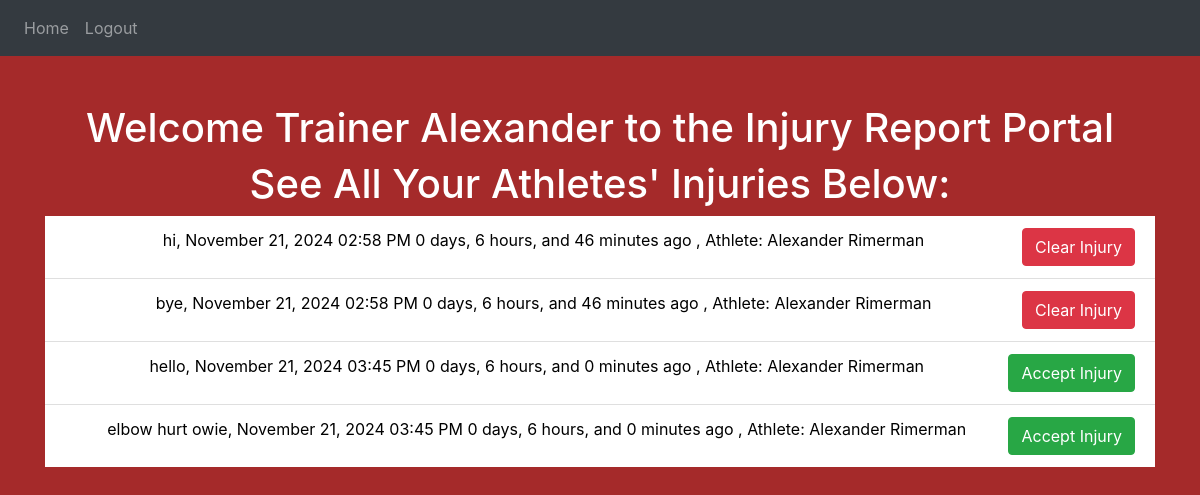
Page /trainerHome (signed in) on the committed database.
### website/models.py (models this page shows)
class User(db.Model, UserMixin): #defines layout for objects
    id = db.Column(db.Integer, primary_key=True) #unique identifier that represents object
    email = db.Column(db.String(150), unique=True) #says no user can have the same email as another user
    password = db.Column(db.String(150))
    first_name = db.Column(db.String(150))
    last_name = db.Column(db.String(150))
    role = db.Column(db.String(150))
    notes = db.relationship('Note')

class Note(db.Model): #defines layout for objects
    id = db.Column(db.Integer, primary_key=True) #unique identifier that represents object
    data = db.Column(db.String(10000)) #the note itself
    date = db.Column(db.DateTime(timezone=True), default=func.now()) #date and time of note
    user_id = db.Column(db.Integer, db.ForeignKey('user.id')) #references an ID to a column of a different database
    trainer_assigned = db.Column(db.String(10000), default="none") # the trainer assigned to this injury
    status = db.Column(db.String(10000), default="waiting") # accepted, waiting, or cleared

### website/views.py (the view)
@views.route('/trainerHome', methods=['GET', 'POST']) # defines url to where this next function takes us (function runs when we go to this url)
@login_required
def trainerHome():
    notes = Note.query.all()
    users = User.query.all()
    user_dict = {user.id: user.first_name + " " + user.last_name for user in users}
    est = pytz.timezone('US/Eastern')
    current_time = datetime.now()
    current_time = pytz.utc.localize(current_time)
    time_plus_5_hours = timedelta(hours=5)
    notes_with_diff = {}
    for note in notes:
        if note.date.tzinfo is None:
            note.date = pytz.utc.localize(note.date)
        note.date = note.date.astimezone(est)
        time_diff = current_time - note.date + time_plus_5_hours
        days = time_diff.days
        hours = time_diff.seconds // 3600
        minutes = (time_diff.seconds % 3600) // 60
        notes_with_diff[note] = [days, hours, minutes]
    return render_template("trainerHome.html", user=current_user, notes=notes, diffs=notes_with_diff, user_dict = user_dict) #renders the html inside of trainerHome.html

### website/templates/trainerHome.html (shortened to what this page needs)
{% extends "base.html" %} {% block title %}Trainer Home{% endblock%} {% block
content %}
<br />
<br />
<div style="text-align: center">
  <h1>Welcome Trainer {{ user.first_name }} to the Injury Report Portal</h1>
</div>
<div style="text-align: center">
  <h1>See All Your Athletes' Injuries Below:</h1>
  <ul class="list-group list-group-flush" id="notes">
    {% for note in notes %}
    <li class="list-group-item" style="color: black">
      {{ note.data }}, {{ note.date.strftime("%B %d, %Y %I:%M %p") }} {{
      diffs[note][0] }} days, {{ diffs[note][1] }} hours, and {{ diffs[note][2]
      }} minutes ago , Athlete: {{ user_dict[note.user_id]}}
      {% if (note.status == "waiting") %}
        <button
          type="button"
          class="btn btn-success"
          style="float: right;"
          onClick="trainerAccept('{{ note.id }}')">
          <span aria-hidden="true" color="green">Accept Injury</span>
        </button>
      {% else %}
        <button
          type="button"
          class="btn btn-danger"
          style="float: right;"
          onClick="deleteNote('{{ note.id }}', '{{ user.role }}')">
          <span aria-hidden="true">Clear Injury</span>
        </button>
      {% endif %}
    </li>
    {% endfor %}
  </ul>
</div>
{% endblock %}

### website/templates/base.html (shortened to what this page needs)
<!DOCTYPE html>
<html>
  <head>
    <link
      rel="stylesheet"
      href="https://stackpath.bootstrapcdn.com/bootstrap/4.4.1/css/bootstrap.min.css"
    />
    <link
      rel="stylesheet"
      href="https://stackpath.bootstrapcdn.com/font-awesome/4.7.0/css/font-awesome.min.css"
    />
  </head>
  <body>
    <nav class="navbar navbar-expand-lg navbar-dark bg-dark">
      <div class="collapse navbar-collapse" id="navbar">
        <div class="navbar-nav">
          {% if user.is_authenticated %} {% if user.role == "trainer" %}
          <a class="nav-item nav-link" id="trainerHome" href="/trainerHome"
            >Home</a
          >
          {% else %}
          <a class="nav-item nav-link" id="home" href="/">Home</a>
          {% endif %}
          <a class="nav-item nav-link" id="logout" href="/logout">Logout</a>
          {% else %}
          <a class="nav-item nav-link" id="login" href="/login">Login</a>
          <a class="nav-item nav-link" id="signUp" href="/sign-up">Sign Up</a>
          {% endif %}
        </div>
      </div>
    </nav>
    <div class="container">{% block content %} {% endblock %}</div>
  </body>
</html>

### website/templates/trainerHome.html (style rules this page uses)
body { background: brown; color: white; }

### rows in the picture
User: first_name "Alexander"
Note: data "hi", date "November 21, 2024 02:58 PM", diffs "0", diffs "6", diffs "46", user_dict "Alexander Rimerman"
Note: data "bye", date "November 21, 2024 02:58 PM", diffs "0", diffs "6", diffs "46", user_dict "Alexander Rimerman"
Note: data "hello", date "November 21, 2024 03:45 PM", diffs "0", diffs "6", user_dict "Alexander Rimerman"
Note: data "elbow hurt owie", date "November 21, 2024 03:45 PM", diffs "0", diffs "6", user_dict "Alexander Rimerman"
